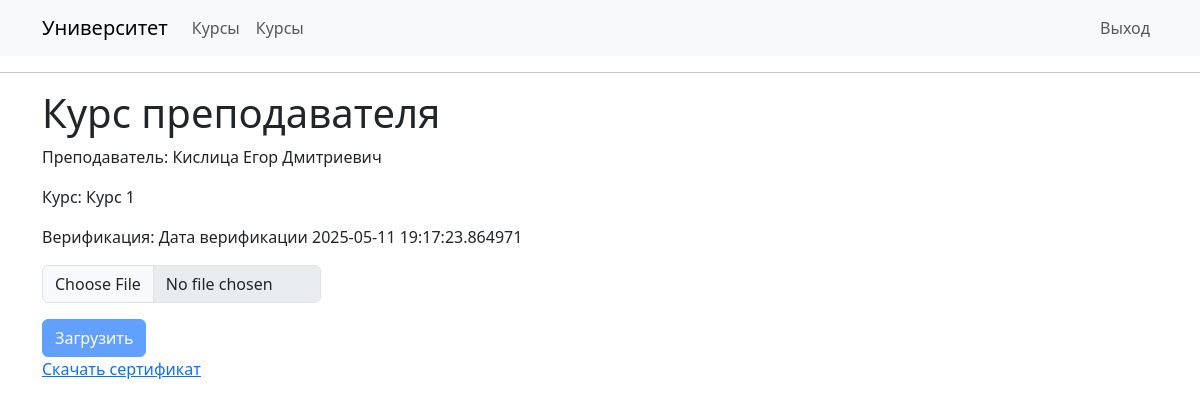
Page /teacher_course/2/1 (signed in) on the committed database.
### app/models/user.py (models this page shows, shortened)
class User(UserMixin, db.Model):
    id: so.Mapped[int] = so.mapped_column(primary_key=True)
    username: so.Mapped[str] = so.mapped_column(
        sa.String(64), index=True, unique=True)
    full_name: so.Mapped[str] = so.mapped_column(
        sa.String(128))
    password_hash: so.Mapped[Optional[str]] = so.mapped_column(sa.String(256))
    role: so.Mapped[int] = so.mapped_column(sa.Integer, index=True)
    is_fired: so.Mapped[bool] = so.mapped_column(sa.Boolean, index=True, default=False)
    notifications: so.WriteOnlyMapped['Notification'] = so.relationship(
        back_populates='user', passive_deletes=True)
    departments: so.WriteOnlyMapped['Department'] = so.relationship(
        secondary=teachers_departments, primaryjoin=(teachers_departments.c.teacher_id == id), back_populates='teachers', passive_deletes=True)
    courses: so.WriteOnlyMapped['TeacherCourse'] = so.relationship(
        back_populates='teacher', passive_deletes=True)

### app/models/course.py (models this page shows, shortened)
class Course(db.Model):
    id: so.Mapped[int] = so.mapped_column(primary_key=True)
    name: so.Mapped[str] = so.mapped_column(
        sa.String(128), index=True, unique=True)
    course_type_id: so.Mapped[int] = so.mapped_column(
        sa.ForeignKey('course_type.id', ondelete='CASCADE'), index=True)
    course_type: so.Mapped['CourseType'] = so.relationship(
        back_populates='courses')
    is_included: so.Mapped[bool] = so.mapped_column(sa.Boolean, index=True, default=False)
    teachers_courses: so.WriteOnlyMapped['TeacherCourse'] = so.relationship(
        back_populates='course', passive_deletes=True)

### app/models/teacher_course.py (models this page shows, shortened)
class TeacherCourse(db.Model):
    teacher_id: so.Mapped[int] = so.mapped_column(
        sa.ForeignKey('user.id', ondelete='CASCADE'), primary_key=True, index=True)
    teacher: so.Mapped['User'] = so.relationship(
        back_populates='courses')
    course_id: so.Mapped[int] = so.mapped_column(
        sa.ForeignKey('course.id', ondelete='CASCADE'), primary_key=True, index=True)
    course: so.Mapped['Course'] = so.relationship(
        back_populates='teachers_courses')
    sertificate_path: so.Mapped[Optional[str]] = so.mapped_column(
        sa.String(260), unique=True, nullable=True)
    date_approved: so.Mapped[Optional[datetime]] = so.mapped_column(sa.DateTime, nullable=True)
    def __repr__(self):
        return f'Teacher Course {self.teacher.full_name}, {self.course.name}'

### app/routes/qualification_routes.py (the view, shortened to what this page needs)
@app.route('/teacher_course/<user_id>/<course_id>', methods=['GET','POST'])
@login_required
@required_role(role=user.TEACHER)
def teacher_course(user_id, course_id):
    teacher_course=sertificate_service.get(user_id, course_id)
    form = UploadForm()
    if teacher_course.date_approved:
        form.file.render_kw = {'disabled': True}
        form.submit.render_kw = {'disabled': True}
    return render_template('teachers_courses/teacher_course.html', title='Курсы преподавателя', teacher_course=teacher_course, form=form)

### app/forms.py
class UploadForm(FlaskForm):
    file = FileField('Выберите файл', validators=[DataRequired()])
    submit = SubmitField('Загрузить')

### app/routes/__init__.py (called while the page is built)
@login.user_loader
def load_user(id):
  return user_service.get_by_id(id)

### app/services/sertificate_service.py (called while the page is built, shortened)
def get(user_id: int, course_id: int):
    try:
        res = db.session.get(TeacherCourse, (user_id, course_id))
        app.logger.info(res)
        return res
    except ValueError as e:
        raise
    except Exception as e:
        db.session.rollback()
        app.logger.info(e)
        raise Exception('Неизвестная ошибка при получении курса пользователя')

### app/services/user_service.py (called while the page is built)
def get_by_id(id: int):
    try:
        res = db.session.get(User, id)
        if res is None:
            raise ValueError(f'Пользователь с id = {id} не существует')
        return res
    except ValueError as e:
        db.session.rollback()
        app.logger.error(e)
        raise
    except Exception as e:
        db.session.rollback()
        app.logger.error(e)
        raise Exception('Неизвестная ошибка')

### app/templates/teachers_courses/teacher_course.html (shortened to what this page needs)
{% extends "base.html" %}
{% block content %}
<h1>Курс преподавателя</h1>
<p>
    Преподаватель: {{ teacher_course.teacher.full_name }}
</p>
<p>
    Курс: {{ teacher_course.course.name }}
</p>
{% if teacher_course.date_approved %}
    <p>
        Верификация: Дата верификации {{ teacher_course.date_approved }}
    </p>
{% else %}
    <p>
        Верификация: Не верифицирован
    </p>
{% endif %}
<form method="POST" enctype="multipart/form-data">
    <div class="mb-3">
        {{ form.file(class="form-control w-25", accept='.pdf') }}
    </div>
    {{ form.submit(class="btn btn-primary") }}
</form>
{% if teacher_course.sertificate_path %}
    <a href="/download_file/{{ teacher_course.teacher_id }}/{{ teacher_course.course_id }}"> Скачать сертификат</a>
{% else %}
    <p>
        Сертификат не загружен
    </p>
{% endif %}
{% endblock %}

### rows in the picture
User: teacher.full_name "Кислица Егор Дмитриевич"
Course: course.name "Курс 1"
TeacherCourse: date_approved "2025-05-11 19:17:23.864971"
